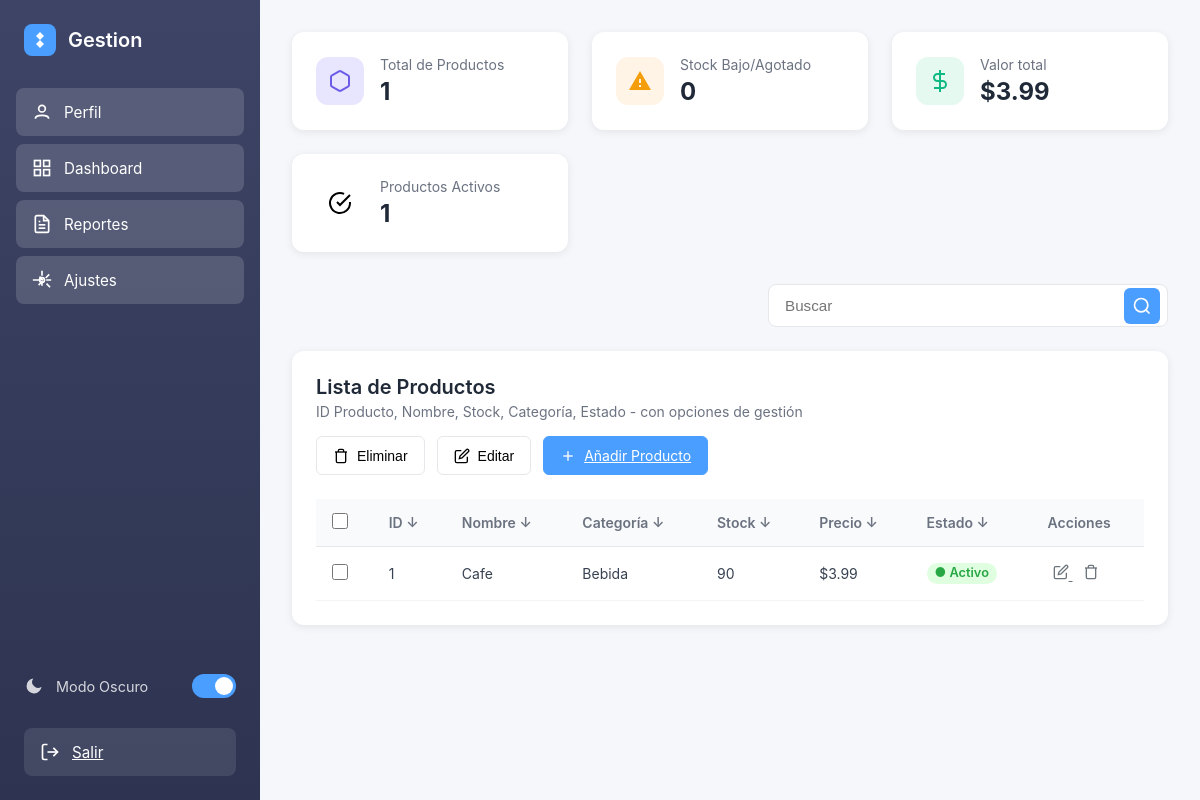
Before: /dashboard/ (signed in) with the older database file.
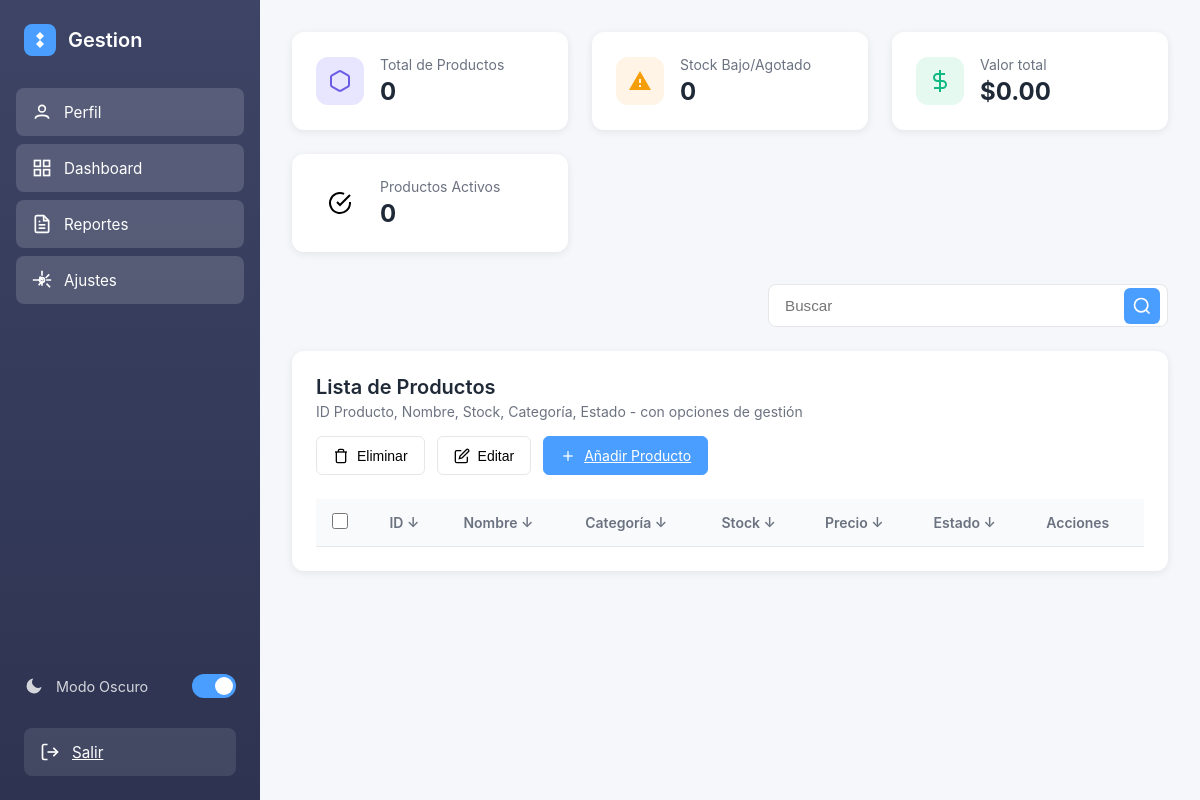
After: the same page with the newer database file.
### dashboard/models.py (models this page shows, shortened)
class Product(models.Model):
    STATUS_CHOICES = [
        ('active', 'Activo'),
        ('low_stock', 'Bajo Stock'),
        ('out_of_stock', 'Agotado'),
    ]
    name = models.CharField(max_length=200, verbose_name='Nombre del producto')
    category = models.CharField(max_length=100, verbose_name='Categoría')
    quantity = models.IntegerField(default=0, verbose_name='Cantidad')
    stock = models.IntegerField(default=0, verbose_name='Stock')
    price = models.DecimalField(max_digits=10, decimal_places=2, verbose_name='Precio')
    status = models.CharField(max_length=20, choices=STATUS_CHOICES, default='active', verbose_name='Estado')
    created_at = models.DateTimeField(auto_now_add=True)
    updated_at = models.DateTimeField(auto_now=True)
    created_by = models.ForeignKey(User, on_delete=models.CASCADE, related_name='products')
    class Meta:
        ordering = ['-created_at']
        verbose_name = 'Producto'
        verbose_name_plural = 'Productos'

### dashboard/views.py (the view)
# urls.py: path('dashboard/', views.Dashboard, name='dashboard'),
@login_required
def Dashboard(request):
    productos = Product.objects.filter(created_by=request.user)
    total_productos = productos.count()
    stock_bajo = productos.filter(status__in=['low_stock', 'out_of_stock']).count() # Mejor filtro
    valor_total_queryset = productos.aggregate(total_value=Sum('price', field='price * stock'))
    valor_total = valor_total_queryset['total_value'] if valor_total_queryset['total_value'] is not None else 0
    productos_activos = productos.filter(status='active').count()
    context = {
        'productos': productos,
        'total_productos': total_productos,
        'stock_bajo': stock_bajo,
        'valor_total': round(valor_total, 2),
        'productos_activos': productos_activos
    }
    return render(request, "dashboard/home.html", context)

### dashboard/templates/dashboard/home.html (shortened to what this page needs)
{% load static %}
<!DOCTYPE html>
<html lang="es">
<head>
    <link rel="stylesheet" href="{% static 'css/dashboard.css' %}">
    <link rel="stylesheet" href="https://cdn.jsdelivr.net/npm/sweetalert2@11/dist/sweetalert2.min.css">
</head>
<body>
    <aside class="sidebar">
        <div class="logo">
            <svg width="32" height="32" viewBox="0 0 32 32" fill="none">
                <rect width="32" height="32" rx="8" fill="#4A9EFF"/>
                <path d="M16 8L20 12L16 16L12 12L16 8Z" fill="white"/>
                <path d="M16 16L20 20L16 24L12 20L16 16Z" fill="white"/>
            </svg>
            <h1>Gestion</h1>
        </div>
        <nav class="nav">
            <a href="{% url 'perfil' %}" class="nav-item active">
                <svg width="20" height="20" viewBox="0 0 24 24" fill="none" stroke="currentColor" stroke-width="2">
                    <circle cx="12" cy="8" r="4"></circle>
                    <path d="M4 20c0-4 8-4 8-4s8 0 8 4"></path>
                </svg>
                <span>Perfil</span>
            </a>
            <a href="{% url 'dashboard' %}" class="nav-item active">
                <svg width="20" height="20" viewBox="0 0 24 24" fill="none" stroke="currentColor" stroke-width="2">
                    <rect x="3" y="3" width="7" height="7"></rect>
                    <rect x="14" y="3" width="7" height="7"></rect>
                    <rect x="14" y="14" width="7" height="7"></rect>
                    <rect x="3" y="14" width="7" height="7"></rect>
                </svg>
                <span>Dashboard</span>
            </a>
            <a href="{% url 'reportes' %}" class="nav-item active">
                <span>Reportes</span>
            </a>
            <a href="{% url 'perfil' %}" class="nav-item active">
                <svg width="20" height="20" viewBox="0 0 24 24" fill="none" stroke="currentColor" stroke-width="2">
                    <circle cx="12" cy="12" r="3"></circle>
                    <path d="M12 1v6m0 6v6m8.66-13.66l-4.24 4.24m-4.24 4.24l-4.24 4.24M23 12h-6m-6 0H1m20.66 8.66l-4.24-4.24m-4.24-4.24l-4.24-4.24"></path>
                </svg>
                <span>Ajustes</span>
            </a>
        </nav>
        <div class="sidebar-footer">
            <div class="dark-mode-toggle">
                <svg width="20" height="20" viewBox="0 0 24 24" fill="currentColor">
                    <path d="M21 12.79A9 9 0 1 1 11.21 3 7 7 0 0 0 21 12.79z"></path>
                </svg>
                <span>Modo Oscuro</span>
                <label class="switch">
                    <span class="slider"></span>
                </label>
            </div>
            <a href="{% url 'logout' %}" class="logout-btn">
                <svg width="20" height="20" viewBox="0 0 24 24" fill="none" stroke="currentColor" stroke-width="2">
                    <path d="M9 21H5a2 2 0 0 1-2-2V5a2 2 0 0 1 2-2h4"></path>
                    <polyline points="16 17 21 12 16 7"></polyline>
                    <line x1="21" y1="12" x2="9" y2="12"></line>
                </svg>
                <span>Salir</span>
            </a>
        </div>
    </aside>
    {% block content %}
    <main class="main-content">
        <div class="stats-grid">
            <div class="stat-card">
                <div class="stat-icon purple">
                    <svg width="24" height="24" viewBox="0 0 24 24" fill="none" stroke="currentColor" stroke-width="2">
                        <path d="M21 16V8a2 2 0 0 0-1-1.73l-7-4a2 2 0 0 0-2 0l-7 4A2 2 0 0 0 3 8v8a2 2 0 0 0 1 1.73l7 4a2 2 0 0 0 2 0l7-4A2 2 0 0 0 21 16z"></path>
                    </svg>
                </div>
                <div class="stat-info">
                    <p class="stat-label">Total de Productos</p>
                    <p class="stat-value">{{ total_productos }}</p>
                </div>
            </div>
            <div class="stat-card">
                <div class="stat-icon yellow">
                    <svg width="24" height="24" viewBox="0 0 24 24" fill="currentColor">
                        <path d="M1 21h22L12 2 1 21zm12-3h-2v-2h2v2zm0-4h-2v-4h2v4z"/>
                    </svg>
                </div>
                <div class="stat-info">
                    <p class="stat-label">Stock Bajo/Agotado</p>
                    <p class="stat-value">{{ stock_bajo }}</p>
                </div>
            </div>
            <div class="stat-card">
                <div class="stat-icon green">
                    <svg width="24" height="24" viewBox="0 0 24 24" fill="none" stroke="currentColor" stroke-width="2">
                        <line x1="12" y1="1" x2="12" y2="23"></line>
                        <path d="M17 5H9.5a3.5 3.5 0 0 0 0 7h5a3.5 3.5 0 0 1 0 7H6"></path>
                    </svg>
                </div>
                <div class="stat-info">
                    <p class="stat-label">Valor total</p>
                    <p class="stat-value">${{ valor_total|floatformat:2 }}</p>
                </div>
            </div>
            <div class="stat-card">
                <div class="stat-icon green-check">
                    <svg width="24" height="24" viewBox="0 0 24 24" fill="none" stroke="currentColor" stroke-width="2">
                        <path d="M22 11.08V12a10 10 0 1 1-5.93-9.14"></path>
                        <polyline points="22 4 12 14.01 9 11.01"></polyline>
                    </svg>
                </div>
                <div class="stat-info">
                    <p class="stat-label">Productos Activos</p>
                    <p class="stat-value">{{ productos_activos }}</p>
                </div>
            </div>
        </div>
        <div class="search-bar">
            <input type="text" placeholder="Buscar">
            <button class="search-btn">
                <svg width="20" height="20" viewBox="0 0 24 24" fill="none" stroke="currentColor" stroke-width="2">
                    <circle cx="11" cy="11" r="8"></circle>
                    <path d="m21 21-4.35-4.35"></path>
                </svg>
            </button>
        </div>
        <div class="products-section">
            <div class="section-header">
                <div>
                    <h2>Lista de Productos</h2>
                    <p class="section-subtitle">ID Producto, Nombre, Stock, Categoría, Estado - con opciones de gestión</p>
                </div>
                <div class="section-actions">
                    <button class="action-btn delete" id="deleteSelectedBtn">
                        <svg width="16" height="16" viewBox="0 0 24 24" fill="none" stroke="currentColor" stroke-width="2">
                            <polyline points="3 6 5 6 21 6"></polyline>
                            <path d="M19 6v14a2 2 0 0 1-2 2H7a2 2 0 0 1-2-2V6m3 0V4a2 2 0 0 1 2-2h4a2 2 0 0 1 2 2v2"></path>
                        </svg>
                        Eliminar
                    </button>
                    <button class="action-btn edit" id="editSelectedBtn">
                        <svg width="16" height="16" viewBox="0 0 24 24" fill="none" stroke="currentColor" stroke-width="2">
                            <path d="M11 4H4a2 2 0 0 0-2 2v14a2 2 0 0 0 2 2h14a2 2 0 0 0 2-2v-7"></path>
                            <path d="M18.5 2.5a2.121 2.121 0 0 1 3 3L12 15l-4 1 1-4 9.5-9.5z"></path>
                        </svg>
                        Editar
                    </button>
                    <a href="{% url 'nuevo_producto' %}" class="action-btn add">
                        <svg width="16" height="16" viewBox="0 0 24 24" fill="none" stroke="currentColor" stroke-width="2">
                            <line x1="12" y1="5" x2="12" y2="19"></line>
                            <line x1="5" y1="12" x2="19" y2="12"></line>
                        </svg>
                        Añadir Producto
                    </a>
                </div>
            </div>
            <div class="table-container">
                <table class="products-table">
                    <thead>
                        <tr>
                            <th><input type="checkbox" id="selectAll"></th>
                            <th>ID ↓</th>
                            <th>Nombre ↓</th>
                            <th>Categoría ↓</th>
                            <th>Stock ↓</th>
                            <th>Precio ↓</th>
                            <th>Estado ↓</th>
                            <th>Acciones</th>
                        </tr>
                    </thead>
                    <tbody>
                        {% for producto in productos %}
                        <tr>
                            <td><input type="checkbox" class="product-checkbox" name="selected_products" value="{{ producto.pk }}"></td>
                            <td>{{ producto.pk }}</td>
                            <td>{{ producto.name }}</td>
                            <td>{{ producto.category }}</td>
                            <td>{{ producto.stock }}</td>
                            <td>${{ producto.price }}</td>
                            <td>
                                {% if producto.status == 'active' %}
                                    <span class="badge active">● Activo</span>
                                {% elif producto.status == 'low_stock' %}
                                    <span class="badge low-stock">● Bajo Stock</span>
                                {% elif producto.status == 'out_of_stock' %}
                                    <span class="badge out-of-stock">● Agotado</span>
                                {% endif %}
                            </td>
                            <td>
                                <a href="{% url 'editar_producto' pk=producto.pk %}" class="edit-icon">
                                    <svg width="16" height="16" viewBox="0 0 24 24" fill="none" stroke="currentColor" stroke-width="2">
                                        <path d="M11 4H4a2 2 0 0 0-2 2v14a2 2 0 0 0 2 2h14a2 2 0 0 0 2-2v-7"></path>
                                        <path d="M18.5 2.5a2.121 2.121 0 0 1 3 3L12 15l-4 1 1-4 9.5-9.5z"></path>
                                    </svg>
                                </a>
                                <form action="{% url 'eliminar_producto' pk=producto.pk %}" method="post" style="display:inline;" class="delete-form">
                                    <button type="submit" class="delete-icon" onclick="return confirm('¿Estás seguro de que quieres eliminar {{ producto.name }}?');">
                                        <svg width="16" height="16" viewBox="0 0 24 24" fill="none" stroke="currentColor" stroke-width="2">
                                            <polyline points="3 6 5 6 21 6"></polyline>
                                            <path d="M19 6v14a2 2 0 0 1-2 2H7a2 2 0 0 1-2-2V6m3 0V4a2 2 0 0 1 2-2h4a2 2 0 0 1 2 2v2"></path>
                                        </svg>
                                    </button>
                                </form>
                            </td>
                        </tr>
                        {% endfor %}
                    </tbody>
                </table>
            </div>
        </div>
    </main>
    {% endblock %}
</body>
</html>

Changed rows visible on the page:
removed Product: pk "1", name "Cafe", category "Bebida", stock "90", price "3.99", status "● Activo"
Other visible differences:
{{ total_productos }}: "1" → "0"
{{ valor_total|floatformat:2 }}: "3.99" → "0.00"
{{ productos_activos }}: "1" → "0"
